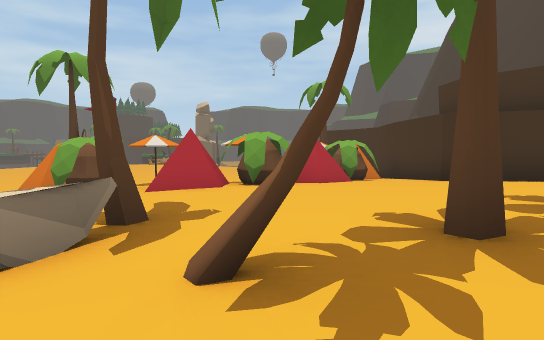
View 1 (above)

22 first-person views from a walk through a scene from a Unity 3-D project. The camera is 1.3 m above the floor, tilts 4° down and sees 80° across. The floor is counted in squares, 2 m on a side. Each view is taken from the middle of a square. On the plan, view 1 faces up. The plan holds only what a view shows up to about 10 squares ahead; the rest is blank. The place goes on beyond the plan. The player is left out.

View 2
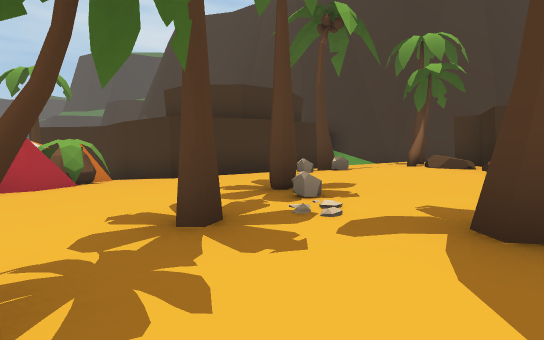

View 3
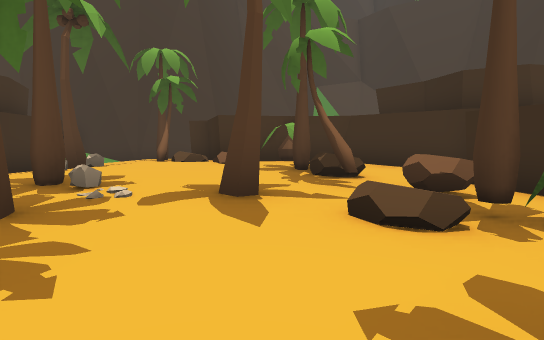

View 4
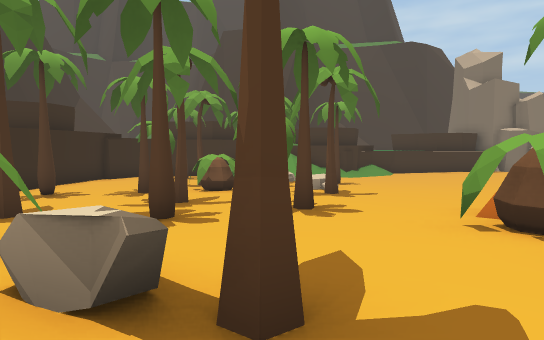

View 5
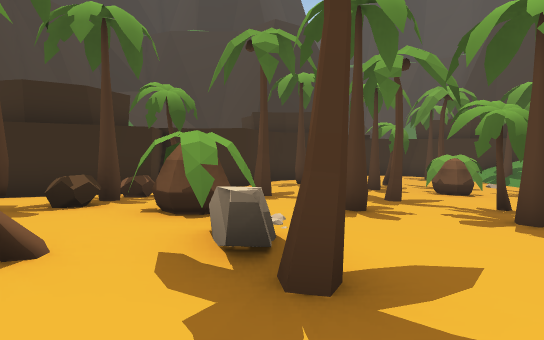

View 6
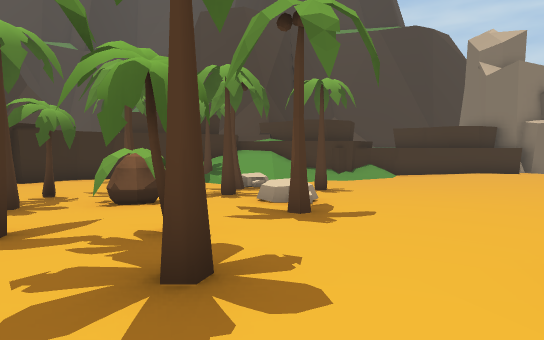

View 7
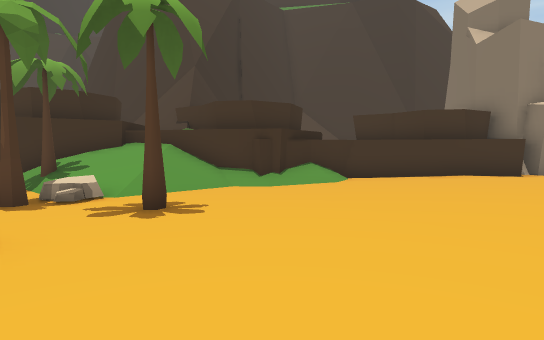

View 8
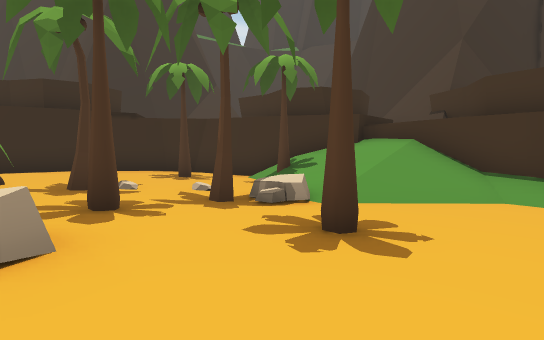

View 9
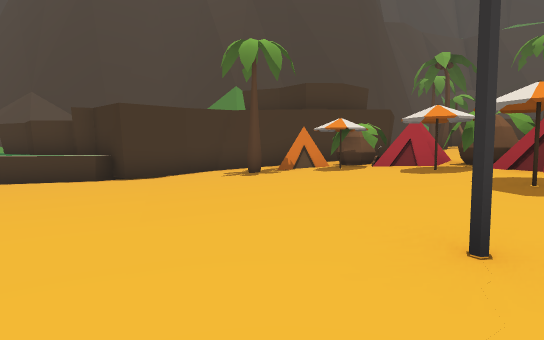

View 10
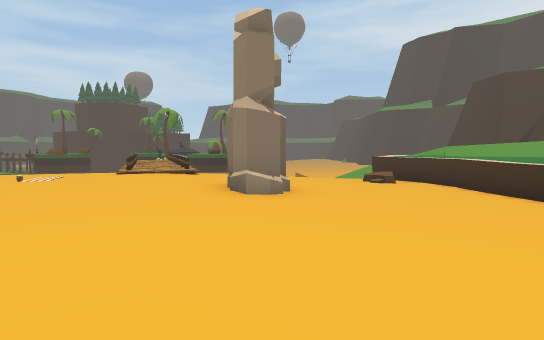

View 11
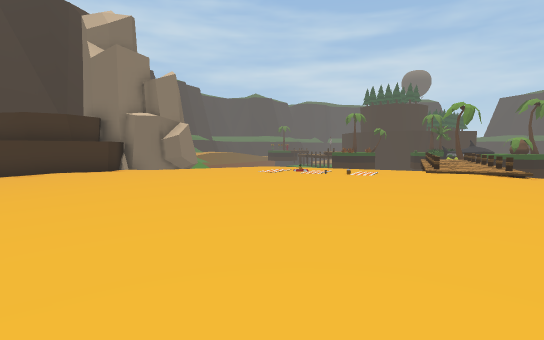

View 12
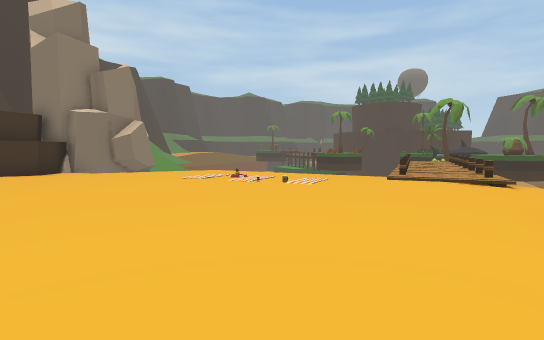

View 13
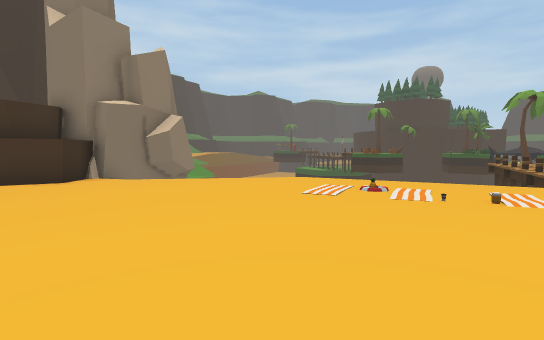

View 14
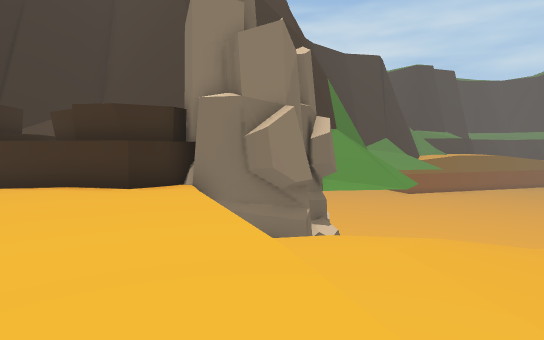

View 15
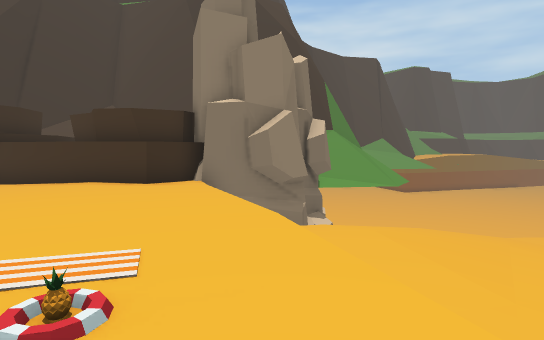

View 16
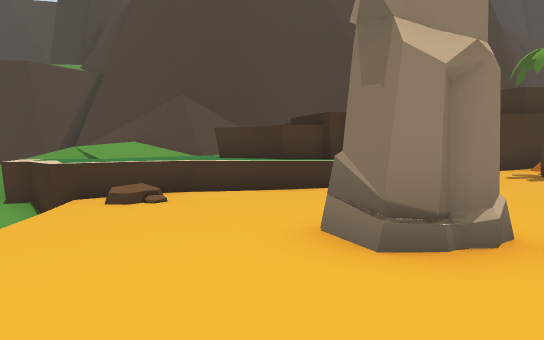

View 17
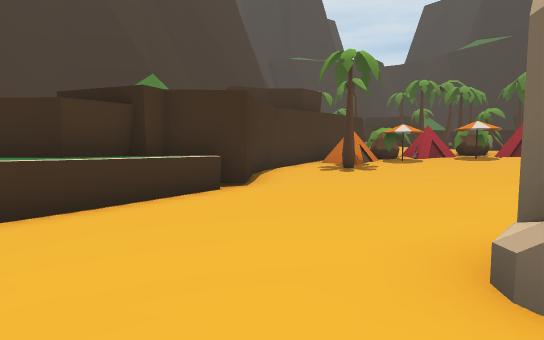

View 18
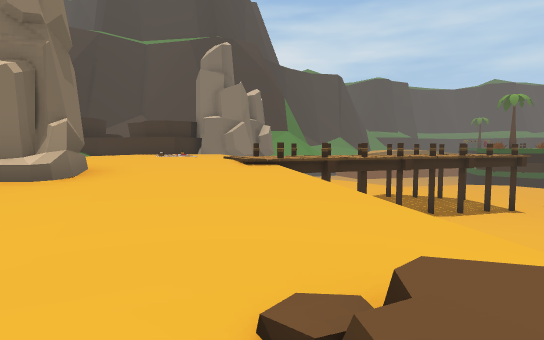

View 19
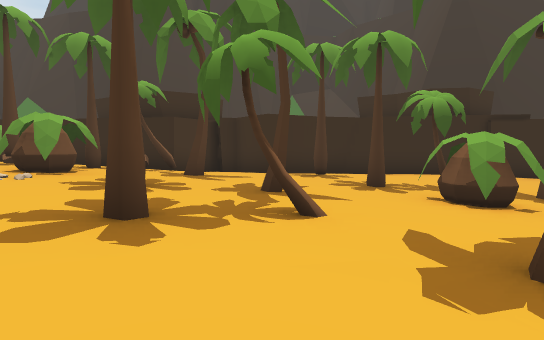

View 20
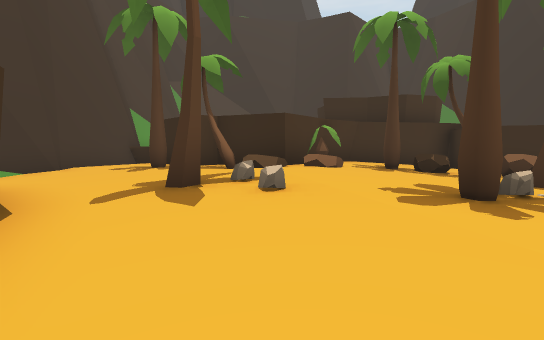

View 21
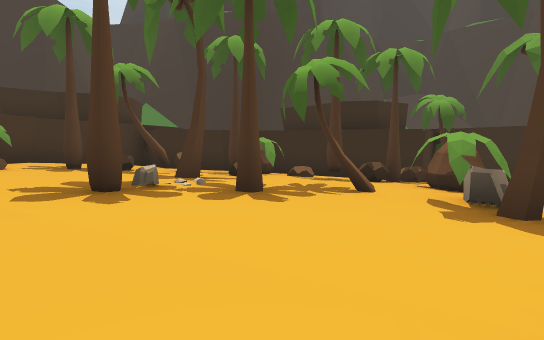

View 22
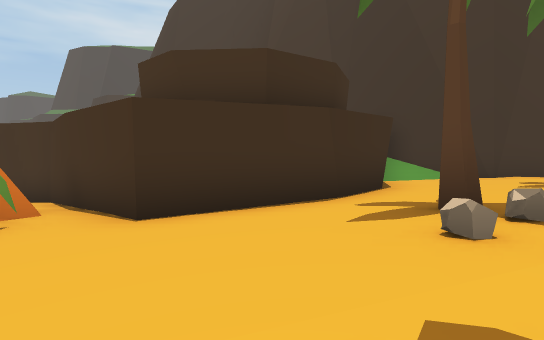

### Floor plan
Key: @ floor where view 1 was taken; # wall or solid block; . main floor; : floor 0.25 m higher than the main floor; - floor 0.25 m lower than the main floor; + floor 0.5 m higher than the main floor; _ floor 0.5 m lower than the main floor; * floor 0.75 m higher than the main floor; % floor 1 m higher than the main floor; & floor 1.25 m higher than the main floor; $ floor 1.5 m higher than the main floor; / step, stairs or slope; = window, fence, low wall or low ledge; ^ raised ledge; v drop or lower ground; T palm tree; F flag; O other object.
Columns run from 19 left of view 1 to 11 right of it. Each row starts with its distance up from view 1.
 23   vvv     v#=vvv    ^###
 22   vvvvv   v=+v      ####
 21   vvvvvv   v+v    vv##^^
 20    vvvvvv  v==vvv--O_#^^^
 19 v  vvvvvvv  v#=:..-/_^^^
 18 ###vvvvvvvv+ +::...-_^^^
 17   #vvvvvv++++++::/.--^^#
 16   # vv::+++++++/O..--^^
 15  ##-..::+++++++:/...-^#
 14   ##..::+++++++:/....##
 13   ##...:::++++++:.....##
 12   #.....::::::::::.../.#
 11   #--....:::::::::///:/#
 10   #----....:::::+///+T/#
  9   #/_---...::::F+///OTO#
  8   #/___--..:::T/++++OT*#
  7   ##___--..:::TOOOTTO*/##    #
  6   #/___--..:::OTTOTT///%####%#
  5   #///_T-./::+/+T/%%%///&&&&/#
  4 # ^///O/-.OT:+++**%%&&&/$T$$$##
  3 ^ ^///OT-T.::TT+**T%&&T$O$TT$$#
  2 ^^#/T/---.T::++T*OOTT&$$$=T####
  1   ##/---T.T.:T+/*T%%&&&$$###
  0    #/---..TT::++TT%@%T&&TTT
 -1    ##-T....:::+T+TOTO%%TTT#
 -2     #-.....:T::TOT*%TTO& ##
 -3     ####.....#:/##  TT####
 -4        #################

Where each view was taken, in squares from view 1:
view 1: 0 up, 0 right, facing up
view 2: 0 up, 0 right, facing up-right
view 3: 0 up, 1 left, facing right
view 4: 3 up, 0 right, facing left
view 5: 4 up, 0 right, facing down-left
view 6: 4 up, 3 left, facing left
view 7: 7 up, 7 left, facing left
view 8: 7 up, 9 left, facing down-left
view 9: 10 up, 6 left, facing right
view 10: 10 up, 3 left, facing up
view 11: 10 up, 4 left, facing up-left
view 12: 12 up, 4 left, facing up-left
view 13: 12 up, 7 left, facing up-left
view 14: 17 up, 9 left, facing left
view 15: 17 up, 8 left, facing left
view 16: 17 up, 6 left, facing right
view 17: 18 up, 3 left, facing down-right
view 18: 19 up, 1 right, facing left
view 19: 6 up, 6 left, facing down
view 20: 6 up, 2 right, facing down-right
view 21: 6 up, 1 right, facing down
view 22: 3 up, 2 right, facing up-right
